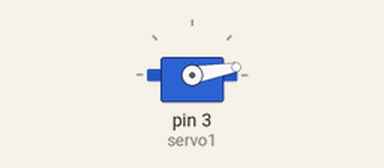
The sketch below on a simulated Arduino Uno, built with avr-gcc and run on an emulated ATmega328P. Shown: servo.

Above: at 0.05 s.
At 2.15 s:
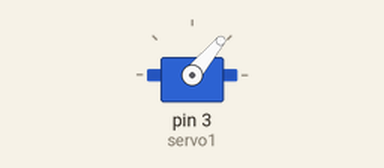
At 4.25 s:
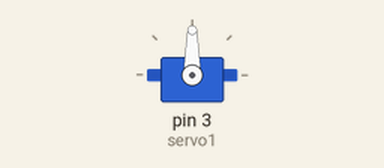
At 8.5 s:
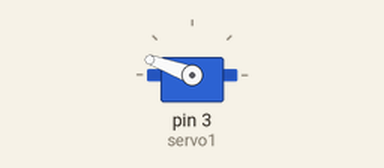
Timing chart, 0 to 11.1 s (numbered marks = the images above):
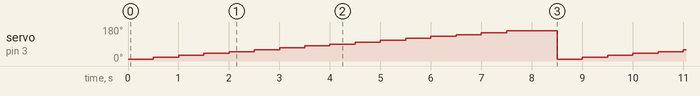

Measured:
- by itself, servo on pin 3 (servo1): repeats every 8.5 s: 30° 0.50 s, 40° 0.50 s, 50° 0.50 s, 60° 0.50 s, 70° 0.50 s, 80° 0.50 s, 90° 0.50 s, 100° 0.50 s, 110° 0.50 s, 120° 0.50 s, 130° 0.50 s, 140° 0.50 s, 150° 0.50 s, 160° 1.0 s, 10° 0.50 s, 20° 0.50 s

The sketch:

calibrate.ino
```cpp
#include <Servo.h>
// twelve servo objects can be created on most boards
Servo servo1;  // create servo object to control a servo

void setup() {
  // put your setup code here, to run once:
  servo1.attach(3);  // attaches the servo on pin 3 to the servo object (Timer 0)
}

void loop() {
  // put your main code here, to run repeatedly:

  // test
  servo1.attach(3);
//  servo1.write(90);
//  delay(500);
  for (int i=10; i<=160; i=i+10){
    servo1.write(i);
    delay(500);
  };
  servo1.detach();
  delay(500);
}
```
